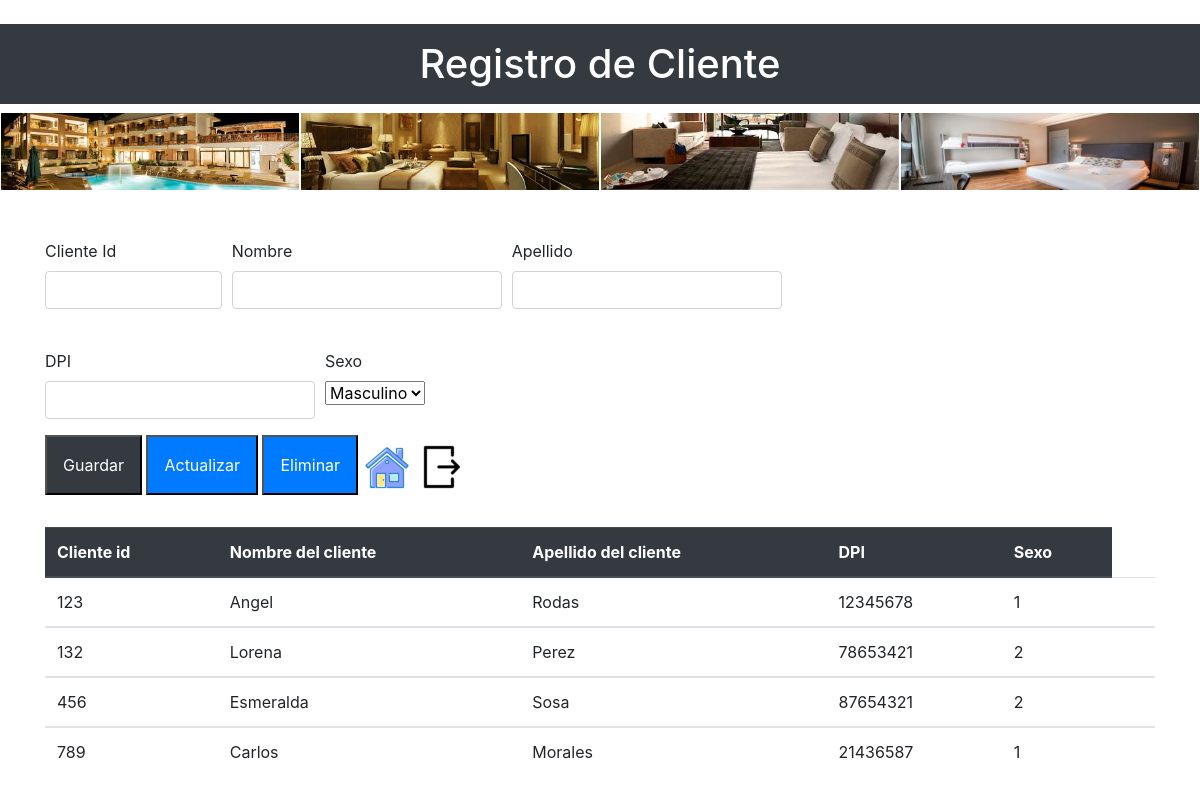
Page /rol_Empleado/diseno_nuvcliente.php on the committed database.
### tables this page shows
CREATE TABLE `cliente` (
  `cliente_id` int(11) NOT NULL,
  `nombre_cliente` text NOT NULL,
  `apellido_cliente` text NOT NULL,
  `Dpi` int(11) NOT NULL,
  `sexo_id` int(11) NOT NULL
);

### rol_Empleado/diseno_nuvcliente.php (the view, shortened to what this page needs)
<!DOCTYPE html>
<html lang="en">
<head>
   <link rel="stylesheet" href="https://cdn.jsdelivr.net/npm/bootstrap@4.5.3/dist/css/bootstrap.min.css">
</head>
<body>
    <br>
    <h1 class="text-center"><div class="p-3 mb-2 bg-dark text-white">Registro de Cliente</div></h1>
    <table>
      <tr>
        <th><img src="imgensE/img1.jpg" class="d-block w-100" ></th>
        <th><img src="imgensE/img2.jpg" class="d-block w-100" ></th>
        <th><img src="imgensE/img3.jpg" class="d-block w-100" ></th>
        <th><img src="imgensE/img4.jpg" class="d-block w-100" ></th>
      </tr>
    </table>
        <br> <br>
  <div class="container">
   <form id="frmncliente" method="post">
        <div class="form-row">
           <div class="form-group col-md-2">
             <label for="txt_cid">Cliente Id</label>
             <input type="text" class="form-control" name="txt_cid" id="txt_cid">
           </div>
           <div class="form-group col-md-3">
              <label for="txt_nom">Nombre </label>
              <input type="text" class="form-control" name="txt_nom" id="txt_nom">
           </div>
           <div class="form-group col-md-3">
              <label for="txt_apellido">Apellido</label>
              <input type="text" class="form-control" name="txt_apellido" id="txt_apellido">
           </div>
        </div><br>
        <div class="form-row">
           <div class="form-group col-md-3">
              <label for="txt_dpi">DPI</label>
              <input type="text" class="form-control" name="txt_dpi" id="txt_dpi" >
           </div>
           <div class="form-group col-md-5">
              <label for="txt_sexo">Sexo</label><br>
              <select class="" name="txt_sexo" id="txt_sexo">
                <?php
                  include "daoem/conexion.php";
                  $sql = "select * from sexo";
                  $ejecutar = mysqli_query($conexion, $sql);
                  while($txt_sexo = mysqli_fetch_array($ejecutar)){
                  echo "<option value='".$txt_sexo ['sexo_id']."'>".utf8_encode($txt_sexo ['tipo_sexo'])."</option>";
                  }
                ?>
              </select>
           </div>
        </div>
        <div>
             <button type="submit" class="p-3 mb-2 bg-dark text-white" name="btnguardar" id="btnguardarnv">Guardar</button>
             <button type="submit" class="p-3 mb-2 bg-primary text-white" name="btnactualizar" id="btnactualizarvn">Actualizar</button>
             <button type="submit" class="p-3 mb-2 bg-primary text-white" name="btnactualizar" id="bteliminarvn">Eliminar</button>
             <tr><td><a href="Menu_Empleado.php"><img src="imgensE/imge.4.png"  ></td></tr>
             <tr><td><a href="../Seccion.php"><img src="imgensE/imge.5.png" ></td></tr>
        </div>
    </form>
  </div><br>
  <div class="container">
    <table class="table">
     <thead class="thead-dark">
       <tr>
          <th scope="col">Cliente id</th>
          <th scope="col">Nombre del cliente</th>
          <th scope="col">Apellido del cliente</th>
          <th scope="col">DPI</th>
          <th scope="col">Sexo</th>
       </tr>
      </thead>
      <?php
          include "daoem/conexion.php";
          $sql = "select * from cliente";
          $ejecutar = mysqli_query($conexion, $sql);
          while ($fila = mysqli_fetch_array($ejecutar)){
      ?>
      <tbody>
        <td><?php echo $fila['cliente_id']?></td>
        <td><?php echo $fila['nombre_cliente']?></td>
        <td><?php echo $fila['apellido_cliente']?></td>
        <td><?php echo $fila['Dpi']?></td>
        <td><?php echo $fila['sexo_id']?></td>
        <td></td>
      </tbody>
        <?php
        }
        ?>
        </table>
  </div>
</body>
</html>

### rows in the picture
cliente: cliente "123", nombre_cliente "Angel", apellido_cliente "Rodas", Dpi "12345678", sexo "1"
cliente: cliente "132", nombre_cliente "Lorena", apellido_cliente "Perez", Dpi "78653421", sexo "2"
cliente: cliente "456", nombre_cliente "Esmeralda", apellido_cliente "Sosa", Dpi "87654321", sexo "2"
cliente: cliente "789", nombre_cliente "Carlos", apellido_cliente "Morales", Dpi "21436587", sexo "1"

### other values in the picture
form field txt_sexo "Masculino"
